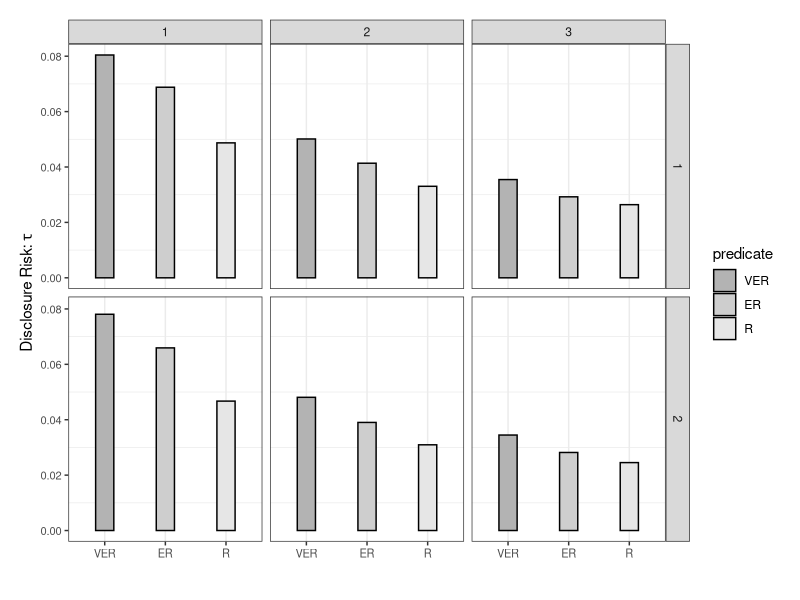
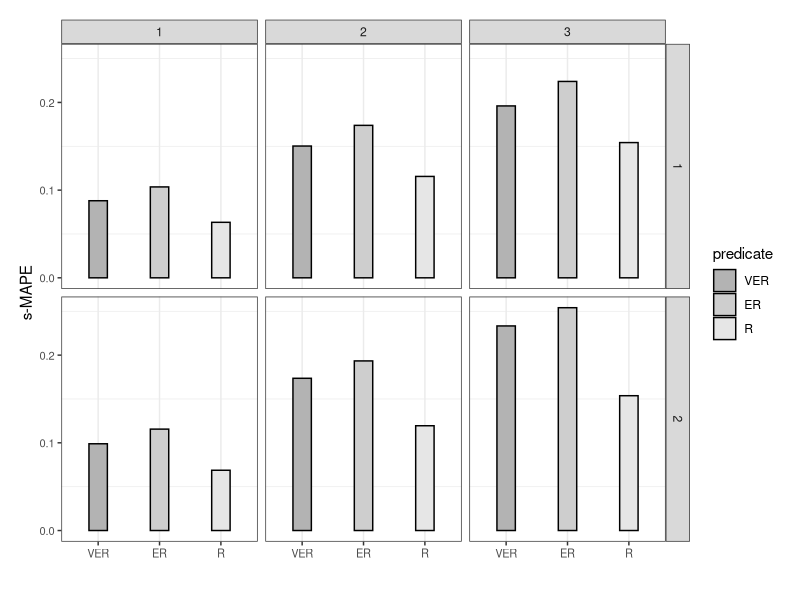
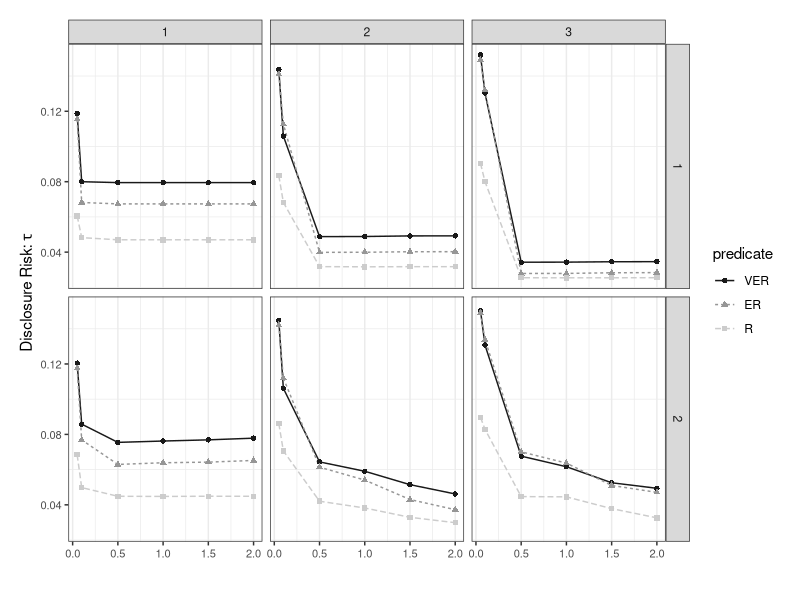
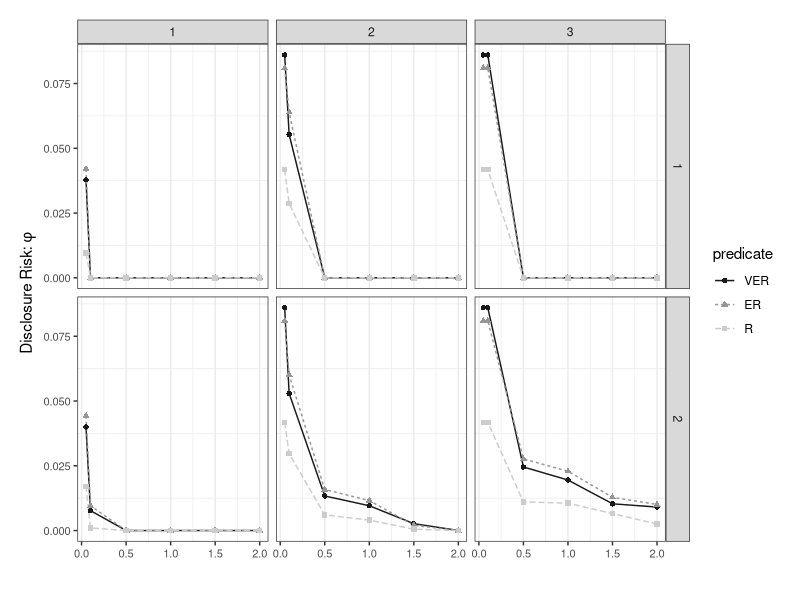
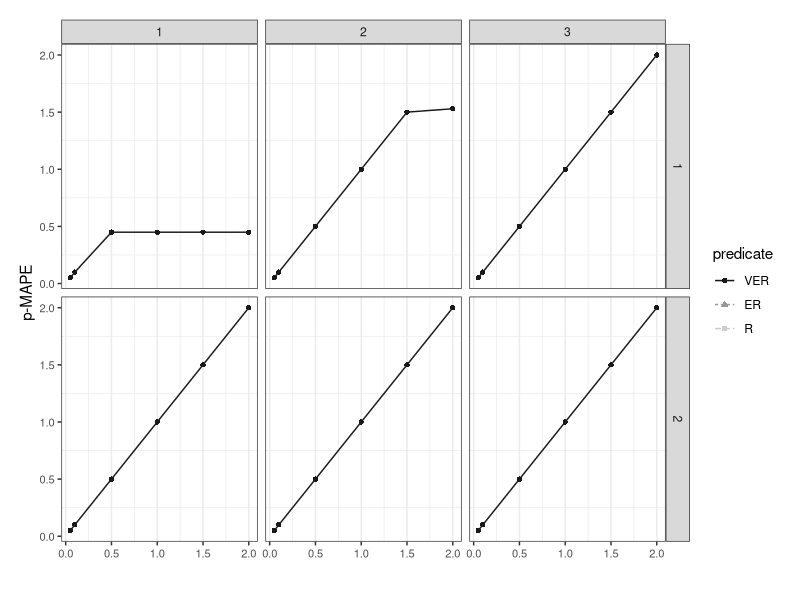
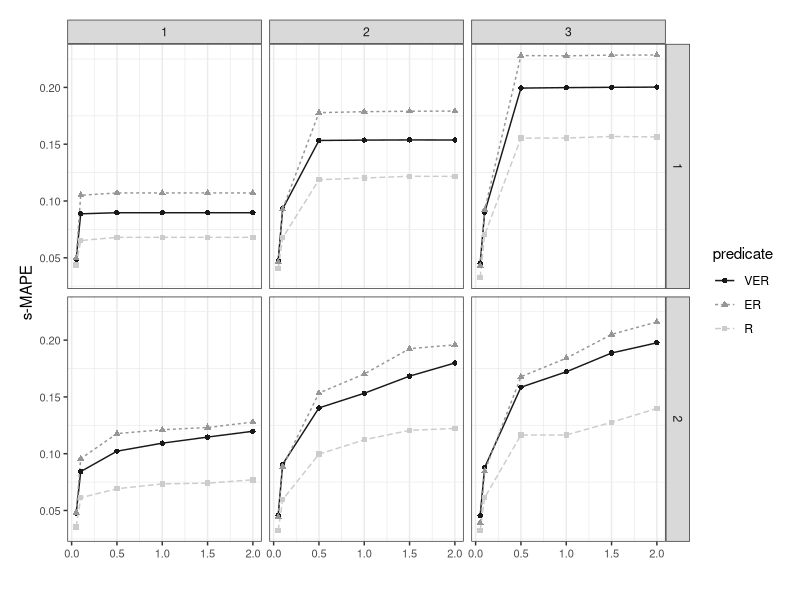

These charts were generated, in order, by the following R code:
library(ggplot2)
library(dplyr)

########------------- Read data -------------############

options(scipen=999)
scm.data <- readr::read_csv("set_coverage.csv")
mcm.data <- readr::read_csv("max_coverage.csv")


########------------- Set coverage -------------############

scm.data$predicate <- factor(scm.data$predicate, levels = c("VER", "ER", "R"))

g1 <- ggplot(data = scm.data, aes(x=predicate, y=risk_1, fill=predicate)) +
  geom_bar(stat = "identity", color = "black", width=0.3) +
  labs(y = expression("Disclosure Risk:" ~tau), x = "") +
  scale_fill_grey(start = 0.7, end = 0.9) +
  facet_grid(coverage ~ lambda) +
  theme_bw() + 
  theme(plot.margin = margin(0.5, 0.5, 0.5, 0.5, unit = "cm"),
        strip.placement = "outside",
        axis.text = element_text(size = 8),
        panel.grid.major.y = element_blank())
g1

g2 <- ggplot(data = scm.data, aes(x=predicate, y=smape, fill=predicate)) +
  geom_bar(stat = "identity", color = "black", width=0.3) + 
  labs(y = "s-MAPE", x = "") +
  scale_fill_grey(start = 0.7, end = 0.9) +
  facet_grid(coverage ~ lambda) +
  theme_bw() + 
  theme(plot.margin = margin(0.5, 0.5, 0.5, 0.5, unit = "cm"),
        strip.placement = "outside",
        axis.text = element_text(size = 8),
        panel.grid.major.y = element_blank())
g2

########------------- Max coverage -------------############

mcm.data$predicate <- factor(mcm.data$predicate, levels = c("VER", "ER", "R"))

f1 <- ggplot(data = mcm.data, aes(x=u, y=risk_1, fill=predicate)) +
  geom_line(aes(linetype=predicate, color=predicate)) +
  geom_point(aes(shape=predicate, color=predicate)) +
  labs(y = expression("Disclosure Risk:" ~tau), x = "") +
  facet_grid(coverage ~ lambda) +
  scale_colour_grey(start = 0.1, end = 0.8) +
  theme_bw() + 
  theme(plot.margin = margin(0.5, 0.5, 0.5, 0.5, unit = "cm"),
        strip.placement = "outside",
        axis.text = element_text(size = 8),
        panel.grid.major.y = element_blank())
f1 

f2 <- ggplot(data = mcm.data, aes(x=u, y=risk_2, fill=predicate)) +
  geom_line(aes(linetype=predicate, color=predicate)) +
  geom_point(aes(shape=predicate, color=predicate)) +
  labs(y = expression("Disclosure Risk:" ~phi), x = "") +
  facet_grid(coverage ~ lambda) +
  scale_colour_grey(start = 0.1, end = 0.8) +
  theme_bw() + 
  theme(plot.margin = margin(0.5, 0.5, 0.5, 0.5, unit = "cm"),
        strip.placement = "outside",
        axis.text = element_text(size = 8),
        panel.grid.major.y = element_blank())
f2

f3 <- ggplot(data = mcm.data, aes(x=u, y=p_mape, fill=predicate)) +
  geom_line(aes(linetype=predicate, color=predicate)) +
  geom_point(aes(shape=predicate, color=predicate)) +
  labs(y = "p-MAPE", x = "") +
  facet_grid(coverage ~ lambda) +
  scale_colour_grey(start = 0.1, end = 0.8) +
  theme_bw() + 
  theme(plot.margin = margin(0.5, 0.5, 0.5, 0.5, unit = "cm"),
        strip.placement = "outside",
        axis.text = element_text(size = 8),
        panel.grid.major.y = element_blank())
f3

f4 <- ggplot(data = mcm.data, aes(x=u, y=smape, fill=predicate)) +
  geom_line(aes(linetype=predicate, color=predicate)) +
  geom_point(aes(shape=predicate, color=predicate)) +
  labs(y = "s-MAPE", x = "") +
  facet_grid(coverage ~ lambda) +
  scale_colour_grey(start = 0.1, end = 0.8) +
  theme_bw() + 
  theme(plot.margin = margin(0.5, 0.5, 0.5, 0.5, unit = "cm"),
        strip.placement = "outside",
        axis.text = element_text(size = 8),
        panel.grid.major.y = element_blank())
f4
